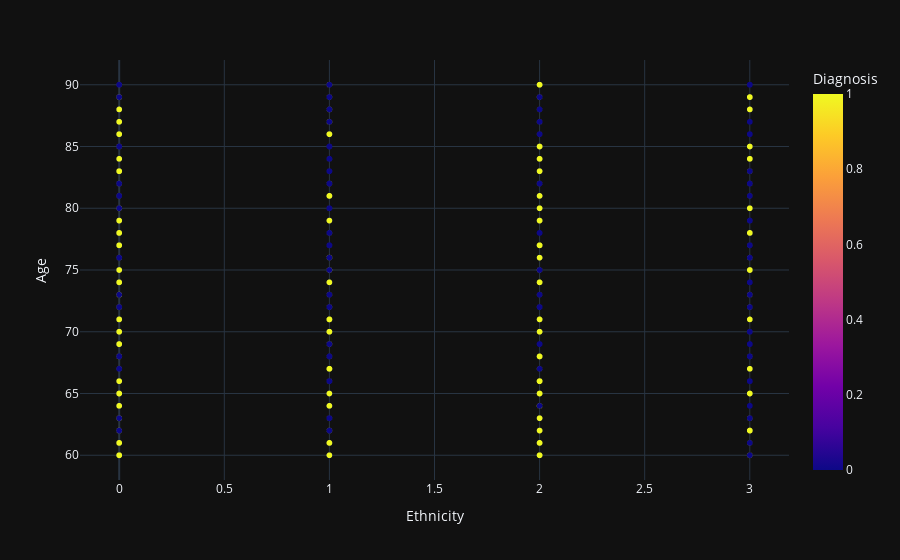

Source (notebook cell):
### Markdown cell above
This figure shows that diffrence between number of male patient and female patient is not so big but still male are more likely to have alzheimer

### Code cell
#distribution of each ethinicity with alzhimer
fig2=px.scatter(df,y='Age',color='Diagnosis',x='Ethnicity')
fig2.show()

### Figure 1 — Plotly figure (JSON) as saved in the notebook; plotly's stock layout.template omitted (floating-point values rounded to 4 significant figures; data arrays with more than 128 entries replaced by an {"elided": "..."} marker saying what was removed)
{"data": [{"hovertemplate": "Ethnicity=%{x}<br>Age=%{y}<br>Diagnosis=%{marker.color}<extra></extra>", "legendgroup": "", "marker": {"color": {"elided": "2149 int values"}, "coloraxis": "coloraxis", "symbol": "circle"}, "mode": "markers", "name": "", "showlegend": false, "x": {"elided": "2149 int values"}, "xaxis": "x", "y": {"elided": "2149 int values"}, "yaxis": "y", "type": "scattergl"}], "layout": {"xaxis": {"anchor": "y", "domain": [0.0, 1.0], "title": {"text": "Ethnicity"}}, "yaxis": {"anchor": "x", "domain": [0.0, 1.0], "title": {"text": "Age"}}, "coloraxis": {"colorbar": {"title": {"text": "Diagnosis"}}, "colorscale": [[0.0, "#0d0887"], [0.1111, "#46039f"], [0.2222, "#7201a8"], [0.3333, "#9c179e"], [0.4444, "#bd3786"], [0.5556, "#d8576b"], [0.6667, "#ed7953"], [0.7778, "#fb9f3a"], [0.8889, "#fdca26"], [1.0, "#f0f921"]]}, "legend": {"tracegroupgap": 0}, "margin": {"t": 60}}}
